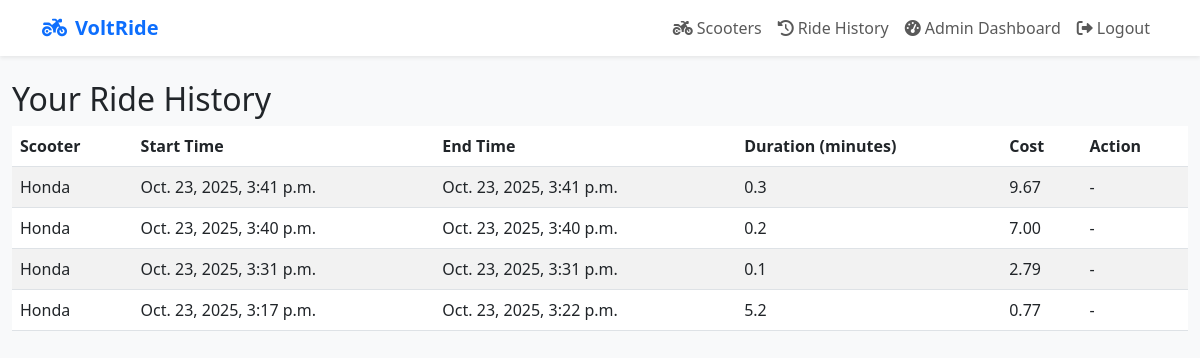
/ride/history/ (signed in), run on the app's committed database.
### scooters/models.py (models this page shows, shortened)
class Ride(models.Model):
    user = models.ForeignKey(settings.AUTH_USER_MODEL, on_delete=models.CASCADE, related_name='rides')
    scooter = models.ForeignKey(Scooter, on_delete=models.CASCADE, related_name='rides')
    start_time = models.DateTimeField(default=timezone.now)
    end_time = models.DateTimeField(null=True, blank=True)
    cost = models.DecimalField(max_digits=6, decimal_places=2, null=True, blank=True)
    def duration(self):
        if self.end_time:
            delta = self.end_time - self.start_time
            return delta.total_seconds() / 60  # duration in minutes
        return None

class Scooter(models.Model):
    name = models.CharField(max_length=100)
    identifier = models.CharField(max_length=50, unique=True)
    is_available = models.BooleanField(default=True)
    battery_level = models.PositiveIntegerField(default=100)  # battery % for example
    image = models.ImageField(upload_to='scooters/', null=True, blank=True)
    created_at = models.DateTimeField(auto_now_add=True)

### scooters/views.py (the view)
# urls.py: path('history/', views.RideHistoryView.as_view(), name='ride_history'),  # Class-based view
@method_decorator(login_required, name='dispatch')
class RideHistoryView(ListView):
    model = Ride
    template_name = 'scooters/ride_history.html'  # Corrected template path
    context_object_name = 'rides'
    def get_queryset(self):
        return Ride.objects.filter(user=self.request.user).order_by('-start_time')

### scooters/templates/scooters/ride_history.html (shortened to what this page needs)
{% extends "base.html" %}
{% block content %}
<h2>Your Ride History</h2>
<table class="table table-striped">
  <thead>
    <tr>
      <th>Scooter</th>
      <th>Start Time</th>
      <th>End Time</th>
      <th>Duration (minutes)</th>
      <th>Cost</th>
      <th>Action</th>
    </tr>
  </thead>
  <tbody>
    {% for ride in rides %}
    <tr>
      <td>{{ ride.scooter.identifier }}</td>
      <td>{{ ride.start_time }}</td>
      <td>{{ ride.end_time|default:"In Progress" }}</td>
      <td>
        {% if ride.end_time %}
          {{ ride.duration|floatformat:1 }}
        {% else %}
          -
        {% endif %}
      </td>
      <td>
        {% if ride.cost %}
          {{ ride.cost }}
        {% else %}
          -
        {% endif %}
      </td>
      <td>
        {% if not ride.end_time %}
          <a href="{% url 'end_ride' ride.id %}" class="btn btn-danger btn-sm">End Ride</a>
        {% else %}
          -
        {% endif %}
      </td>
    </tr>
    {% empty %}
    <tr><td colspan="6">You have no rides.</td></tr>
    {% endfor %}
  </tbody>
</table>
{% endblock %}

### data on the page
Ride: scooter.identifier "Honda", start_time "Oct. 23, 2025, 3:41 p.m.", end_time "Oct. 23, 2025, 3:41 p.m.", duration "0.3", cost "9.67"
Ride: scooter.identifier "Honda", start_time "Oct. 23, 2025, 3:40 p.m.", end_time "Oct. 23, 2025, 3:40 p.m.", duration "0.2", cost "7.00"
Ride: scooter.identifier "Honda", start_time "Oct. 23, 2025, 3:31 p.m.", end_time "Oct. 23, 2025, 3:31 p.m.", duration "0.1", cost "2.79"
Ride: scooter.identifier "Honda", start_time "Oct. 23, 2025, 3:17 p.m.", end_time "Oct. 23, 2025, 3:22 p.m.", duration "5.2", cost "0.77"
